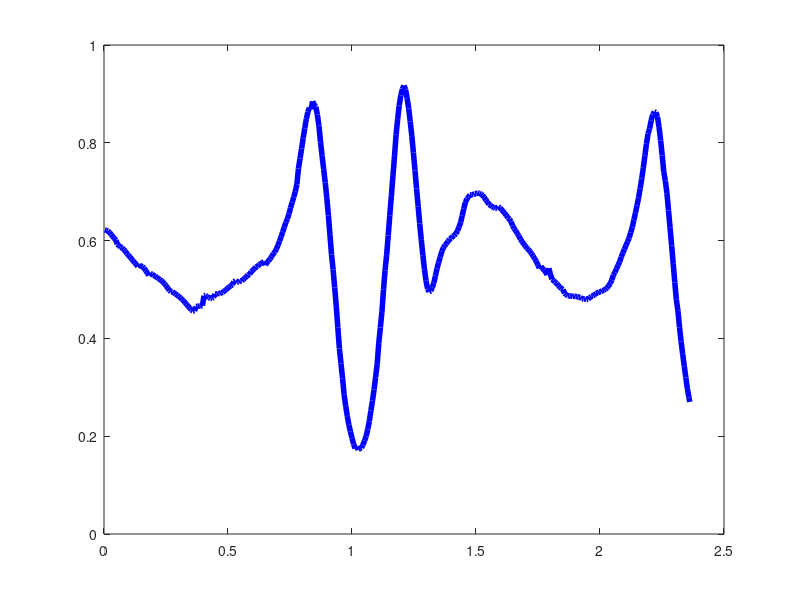

This figure's MATLAB source: (Note: this script raises an error after producing the figure.)



clear;
load siso_cmac.mat

t = testing_set(:, 1);
input = testing_set(:, 2);
desired = testing_set(:, 3);

hf = figure();

plot(t, desired, 'color', 'b', 'linewidth', 4);
hold on;


o = [];
for j = [1: size(input, 1)]
	o = [o, get_output( siso_cmac, input(j) )];
end

plot(t, o, 'color', 'r', 'linewidth', 2);
set(gca, 'fontsize', 15);
hl = legend('Esperado', 'Aproximacao');
set(hl, 'fontsize', 15);
set(hl, 'orient', 'vertical');
legend boxoff
legend left
ylabel('Angulos normalizados entre 0 e 1', 'FontSize', 15);
xlabel('t (Segundos)', 'fontsize', 15);

print(hf, '~/Dropbox/cbeb/figure6.png', '-dpng');

